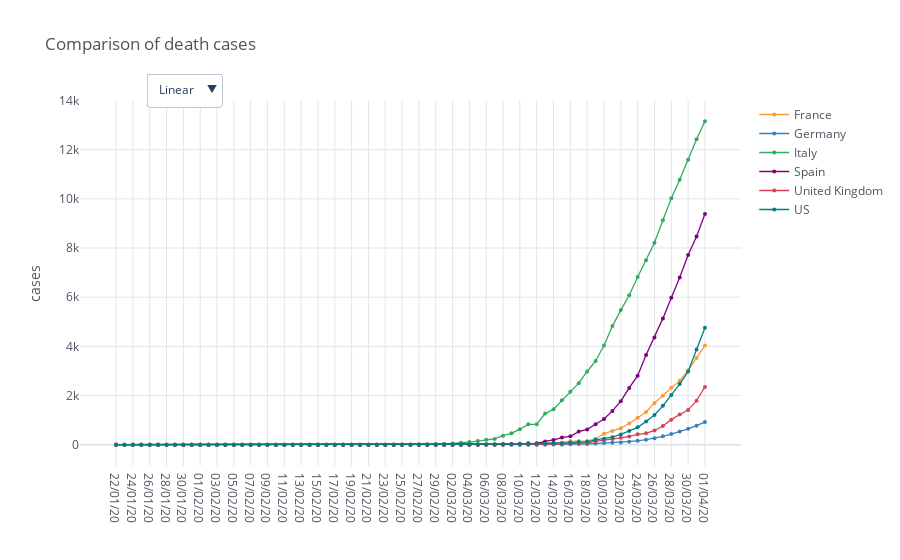

Notebook source saved alongside this figure:
### Code cell
death_cases_countries = io.world_load_cases(io.get_filename_death_cases(), countries)

fig_deaths = mp.iplot_comparative_plot(death_cases_countries, title='Comparison of death cases', size=4, yTitle='cases', mode='lines+markers', asFigure=True)
fig_deaths.show()

### Figure 1 — Plotly figure (JSON) as saved in the notebook; plotly's stock layout.template omitted (floating-point values rounded to 4 significant figures)
{"data": [{"line": {"color": "rgba(255, 153, 51, 1.0)", "dash": "solid", "shape": "linear", "width": 1.3}, "marker": {"size": 4, "symbol": "circle"}, "mode": "lines+markers", "name": "France", "text": "", "type": "scatter", "x": ["22/01/20", "23/01/20", "24/01/20", "25/01/20", "26/01/20", "27/01/20", "28/01/20", "29/01/20", "30/01/20", "31/01/20", "01/02/20", "02/02/20", "03/02/20", "04/02/20", "05/02/20", "06/02/20", "07/02/20", "08/02/20", "09/02/20", "10/02/20", "11/02/20", "12/02/20", "13/02/20", "14/02/20", "15/02/20", "16/02/20", "17/02/20", "18/02/20", "19/02/20", "20/02/20", "21/02/20", "22/02/20", "23/02/20", "24/02/20", "25/02/20", "26/02/20", "27/02/20", "28/02/20", "29/02/20", "01/03/20", "02/03/20", "03/03/20", "04/03/20", "05/03/20", "06/03/20", "07/03/20", "08/03/20", "09/03/20", "10/03/20", "11/03/20", "12/03/20", "13/03/20", "14/03/20", "15/03/20", "16/03/20", "17/03/20", "18/03/20", "19/03/20", "20/03/20", "21/03/20", "22/03/20", "23/03/20", "24/03/20", "25/03/20", "26/03/20", "27/03/20", "28/03/20", "29/03/20", "30/03/20", "31/03/20", "01/04/20"], "y": [0, 0, 0, 0, 0, 0, 0, 0, 0, 0, 0, 0, 0, 0, 0, 0, 0, 0, 0, 0, 0, 0, 0, 0, 1, 1, 1, 1, 1, 1, 1, 1, 1, 1, 1, 2, 2, 2, 2, 2, 3, 4, 4, 6, 9, 11, 19, 19, 33, 48, 48, 79, 91, 91, 148, 148, 148, 243, 450, 562, 674, 860, 1100, 1331, 1696, 1995, 2314, 2606, 3024, 3523, 4032]}, {"line": {"color": "rgba(55, 128, 191, 1.0)", "dash": "solid", "shape": "linear", "width": 1.3}, "marker": {"size": 4, "symbol": "circle"}, "mode": "lines+markers", "name": "Germany", "text": "", "type": "scatter", "x": ["22/01/20", "23/01/20", "24/01/20", "25/01/20", "26/01/20", "27/01/20", "28/01/20", "29/01/20", "30/01/20", "31/01/20", "01/02/20", "02/02/20", "03/02/20", "04/02/20", "05/02/20", "06/02/20", "07/02/20", "08/02/20", "09/02/20", "10/02/20", "11/02/20", "12/02/20", "13/02/20", "14/02/20", "15/02/20", "16/02/20", "17/02/20", "18/02/20", "19/02/20", "20/02/20", "21/02/20", "22/02/20", "23/02/20", "24/02/20", "25/02/20", "26/02/20", "27/02/20", "28/02/20", "29/02/20", "01/03/20", "02/03/20", "03/03/20", "04/03/20", "05/03/20", "06/03/20", "07/03/20", "08/03/20", "09/03/20", "10/03/20", "11/03/20", "12/03/20", "13/03/20", "14/03/20", "15/03/20", "16/03/20", "17/03/20", "18/03/20", "19/03/20", "20/03/20", "21/03/20", "22/03/20", "23/03/20", "24/03/20", "25/03/20", "26/03/20", "27/03/20", "28/03/20", "29/03/20", "30/03/20", "31/03/20", "01/04/20"], "y": [0, 0, 0, 0, 0, 0, 0, 0, 0, 0, 0, 0, 0, 0, 0, 0, 0, 0, 0, 0, 0, 0, 0, 0, 0, 0, 0, 0, 0, 0, 0, 0, 0, 0, 0, 0, 0, 0, 0, 0, 0, 0, 0, 0, 0, 0, 0, 2, 2, 3, 3, 7, 9, 11, 17, 24, 28, 44, 67, 84, 94, 123, 157, 206, 267, 342, 433, 533, 645, 775, 920]}, {"line": {"color": "rgba(50, 171, 96, 1.0)", "dash": "solid", "shape": "linear", "width": 1.3}, "marker": {"size": 4, "symbol": "circle"}, "mode": "lines+markers", "name": "Italy", "text": "", "type": "scatter", "x": ["22/01/20", "23/01/20", "24/01/20", "25/01/20", "26/01/20", "27/01/20", "28/01/20", "29/01/20", "30/01/20", "31/01/20", "01/02/20", "02/02/20", "03/02/20", "04/02/20", "05/02/20", "06/02/20", "07/02/20", "08/02/20", "09/02/20", "10/02/20", "11/02/20", "12/02/20", "13/02/20", "14/02/20", "15/02/20", "16/02/20", "17/02/20", "18/02/20", "19/02/20", "20/02/20", "21/02/20", "22/02/20", "23/02/20", "24/02/20", "25/02/20", "26/02/20", "27/02/20", "28/02/20", "29/02/20", "01/03/20", "02/03/20", "03/03/20", "04/03/20", "05/03/20", "06/03/20", "07/03/20", "08/03/20", "09/03/20", "10/03/20", "11/03/20", "12/03/20", "13/03/20", "14/03/20", "15/03/20", "16/03/20", "17/03/20", "18/03/20", "19/03/20", "20/03/20", "21/03/20", "22/03/20", "23/03/20", "24/03/20", "25/03/20", "26/03/20", "27/03/20", "28/03/20", "29/03/20", "30/03/20", "31/03/20", "01/04/20"], "y": [0, 0, 0, 0, 0, 0, 0, 0, 0, 0, 0, 0, 0, 0, 0, 0, 0, 0, 0, 0, 0, 0, 0, 0, 0, 0, 0, 0, 0, 0, 1, 2, 3, 7, 10, 12, 17, 21, 29, 34, 52, 79, 107, 148, 197, 233, 366, 463, 631, 827, 827, 1266, 1441, 1809, 2158, 2503, 2978, 3405, 4032, 4825, 5476, 6077, 6820, 7503, 8215, 9134, 10023, 10779, 11591, 12428, 13155]}, {"line": {"color": "rgba(128, 0, 128, 1.0)", "dash": "solid", "shape": "linear", "width": 1.3}, "marker": {"size": 4, "symbol": "circle"}, "mode": "lines+markers", "name": "Spain", "text": "", "type": "scatter", "x": ["22/01/20", "23/01/20", "24/01/20", "25/01/20", "26/01/20", "27/01/20", "28/01/20", "29/01/20", "30/01/20", "31/01/20", "01/02/20", "02/02/20", "03/02/20", "04/02/20", "05/02/20", "06/02/20", "07/02/20", "08/02/20", "09/02/20", "10/02/20", "11/02/20", "12/02/20", "13/02/20", "14/02/20", "15/02/20", "16/02/20", "17/02/20", "18/02/20", "19/02/20", "20/02/20", "21/02/20", "22/02/20", "23/02/20", "24/02/20", "25/02/20", "26/02/20", "27/02/20", "28/02/20", "29/02/20", "01/03/20", "02/03/20", "03/03/20", "04/03/20", "05/03/20", "06/03/20", "07/03/20", "08/03/20", "09/03/20", "10/03/20", "11/03/20", "12/03/20", "13/03/20", "14/03/20", "15/03/20", "16/03/20", "17/03/20", "18/03/20", "19/03/20", "20/03/20", "21/03/20", "22/03/20", "23/03/20", "24/03/20", "25/03/20", "26/03/20", "27/03/20", "28/03/20", "29/03/20", "30/03/20", "31/03/20", "01/04/20"], "y": [0, 0, 0, 0, 0, 0, 0, 0, 0, 0, 0, 0, 0, 0, 0, 0, 0, 0, 0, 0, 0, 0, 0, 0, 0, 0, 0, 0, 0, 0, 0, 0, 0, 0, 0, 0, 0, 0, 0, 0, 0, 1, 2, 3, 5, 10, 17, 28, 35, 54, 55, 133, 195, 289, 342, 533, 623, 830, 1043, 1375, 1772, 2311, 2808, 3647, 4365, 5138, 5982, 6803, 7716, 8464, 9387]}, {"line": {"color": "rgba(219, 64, 82, 1.0)", "dash": "solid", "shape": "linear", "width": 1.3}, "marker": {"size": 4, "symbol": "circle"}, "mode": "lines+markers", "name": "United Kingdom", "text": "", "type": "scatter", "x": ["22/01/20", "23/01/20", "24/01/20", "25/01/20", "26/01/20", "27/01/20", "28/01/20", "29/01/20", "30/01/20", "31/01/20", "01/02/20", "02/02/20", "03/02/20", "04/02/20", "05/02/20", "06/02/20", "07/02/20", "08/02/20", "09/02/20", "10/02/20", "11/02/20", "12/02/20", "13/02/20", "14/02/20", "15/02/20", "16/02/20", "17/02/20", "18/02/20", "19/02/20", "20/02/20", "21/02/20", "22/02/20", "23/02/20", "24/02/20", "25/02/20", "26/02/20", "27/02/20", "28/02/20", "29/02/20", "01/03/20", "02/03/20", "03/03/20", "04/03/20", "05/03/20", "06/03/20", "07/03/20", "08/03/20", "09/03/20", "10/03/20", "11/03/20", "12/03/20", "13/03/20", "14/03/20", "15/03/20", "16/03/20", "17/03/20", "18/03/20", "19/03/20", "20/03/20", "21/03/20", "22/03/20", "23/03/20", "24/03/20", "25/03/20", "26/03/20", "27/03/20", "28/03/20", "29/03/20", "30/03/20", "31/03/20", "01/04/20"], "y": [0, 0, 0, 0, 0, 0, 0, 0, 0, 0, 0, 0, 0, 0, 0, 0, 0, 0, 0, 0, 0, 0, 0, 0, 0, 0, 0, 0, 0, 0, 0, 0, 0, 0, 0, 0, 0, 0, 0, 0, 0, 0, 0, 1, 2, 2, 3, 4, 6, 8, 8, 8, 21, 21, 55, 55, 71, 137, 177, 233, 281, 335, 422, 465, 578, 759, 1019, 1228, 1408, 1789, 2352]}, {"line": {"color": "rgba(0, 128, 128, 1.0)", "dash": "solid", "shape": "linear", "width": 1.3}, "marker": {"size": 4, "symbol": "circle"}, "mode": "lines+markers", "name": "US", "text": "", "type": "scatter", "x": ["22/01/20", "23/01/20", "24/01/20", "25/01/20", "26/01/20", "27/01/20", "28/01/20", "29/01/20", "30/01/20", "31/01/20", "01/02/20", "02/02/20", "03/02/20", "04/02/20", "05/02/20", "06/02/20", "07/02/20", "08/02/20", "09/02/20", "10/02/20", "11/02/20", "12/02/20", "13/02/20", "14/02/20", "15/02/20", "16/02/20", "17/02/20", "18/02/20", "19/02/20", "20/02/20", "21/02/20", "22/02/20", "23/02/20", "24/02/20", "25/02/20", "26/02/20", "27/02/20", "28/02/20", "29/02/20", "01/03/20", "02/03/20", "03/03/20", "04/03/20", "05/03/20", "06/03/20", "07/03/20", "08/03/20", "09/03/20", "10/03/20", "11/03/20", "12/03/20", "13/03/20", "14/03/20", "15/03/20", "16/03/20", "17/03/20", "18/03/20", "19/03/20", "20/03/20", "21/03/20", "22/03/20", "23/03/20", "24/03/20", "25/03/20", "26/03/20", "27/03/20", "28/03/20", "29/03/20", "30/03/20", "31/03/20", "01/04/20"], "y": [0, 0, 0, 0, 0, 0, 0, 0, 0, 0, 0, 0, 0, 0, 0, 0, 0, 0, 0, 0, 0, 0, 0, 0, 0, 0, 0, 0, 0, 0, 0, 0, 0, 0, 0, 0, 0, 0, 1, 1, 6, 7, 11, 12, 14, 17, 21, 22, 28, 36, 40, 47, 54, 63, 85, 108, 118, 200, 244, 307, 417, 557, 706, 942, 1209, 1581, 2026, 2467, 2978, 3873, 4757]}], "layout": {"legend": {"bgcolor": "#FFFFFF", "font": {"color": "#4D5663"}}, "paper_bgcolor": "#FFFFFF", "plot_bgcolor": "#FFFFFF", "title": {"font": {"color": "#4D5663"}, "text": "Comparison of death cases"}, "updatemenus": [{"buttons": [{"args": [{"yaxis.type": "linear"}], "label": "Linear", "method": "relayout"}, {"args": [{"yaxis.type": "log"}], "label": "Log", "method": "relayout"}], "direction": "down", "pad": {"r": 10, "t": 10}, "showactive": true, "x": 0.1, "xanchor": "left", "y": 1.1, "yanchor": "top"}], "xaxis": {"gridcolor": "#E1E5ED", "showgrid": true, "tickfont": {"color": "#4D5663"}, "title": {"font": {"color": "#4D5663"}, "text": ""}, "zerolinecolor": "#E1E5ED"}, "yaxis": {"gridcolor": "#E1E5ED", "showgrid": true, "tickfont": {"color": "#4D5663"}, "title": {"font": {"color": "#4D5663"}, "text": "cases"}, "zerolinecolor": "#E1E5ED"}}}
